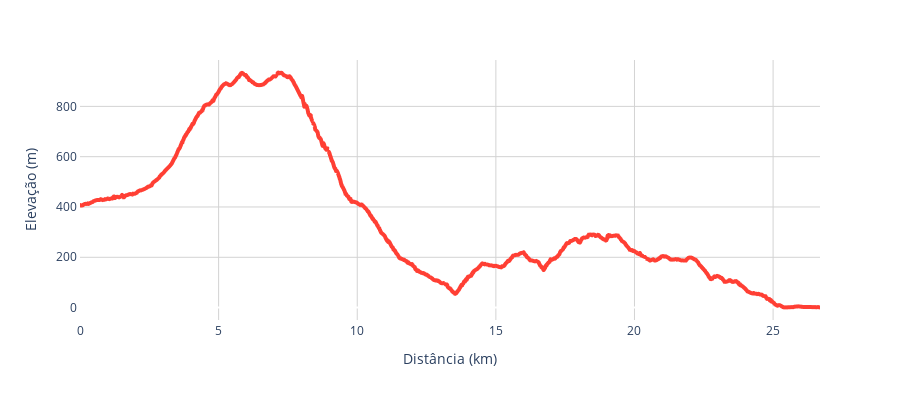

Notebook code cell kept with this figure:
### Code cell
# Plot the elevation profile
elevation_profile = route.plot_elevation_profile()
elevation_profile

### Figure 1 — Plotly figure (JSON) as saved in the notebook; plotly's stock layout.template omitted (floating-point values rounded to 4 significant figures; data arrays with more than 128 entries replaced by an {"elided": "..."} marker saying what was removed)
{"data": [{"fill": "tonexty", "fillcolor": "rgba(255, 63, 52, 0.1)", "hovertemplate": "Distância: %{x:.1f} km<br>Elevação: %{y:,.0f} m<extra></extra>", "legendgroup": "", "line": {"color": "#ff3f34", "dash": "solid", "width": 4}, "marker": {"symbol": "circle"}, "mode": "lines", "name": "", "showlegend": false, "type": "scattergl", "x": {"elided": "1183 float values"}, "xaxis": "x", "y": {"elided": "1183 float values"}, "yaxis": "y"}], "layout": {"height": 400, "hoverdistance": 100, "legend": {"tracegroupgap": 0}, "margin": {"t": 60}, "plot_bgcolor": "white", "showlegend": false, "spikedistance": 100, "width": 900, "xaxis": {"anchor": "y", "domain": [0, 1], "gridcolor": "lightgrey", "showgrid": true, "showline": true, "spikecolor": "#ff3f34", "spikemode": "across", "spikesnap": "data", "spikethickness": 1, "tickformat": ".0f", "title": {"text": "Distância (km)"}}, "yaxis": {"anchor": "x", "domain": [0, 1], "gridcolor": "lightgrey", "range": [-49.32, 984.4], "showgrid": true, "showline": true, "showspikes": true, "spikecolor": "#ff3f34", "spikemode": "across", "spikesnap": "data", "spikethickness": 1, "tickformat": ",.0f", "title": {"text": "Elevação (m)"}}}}
